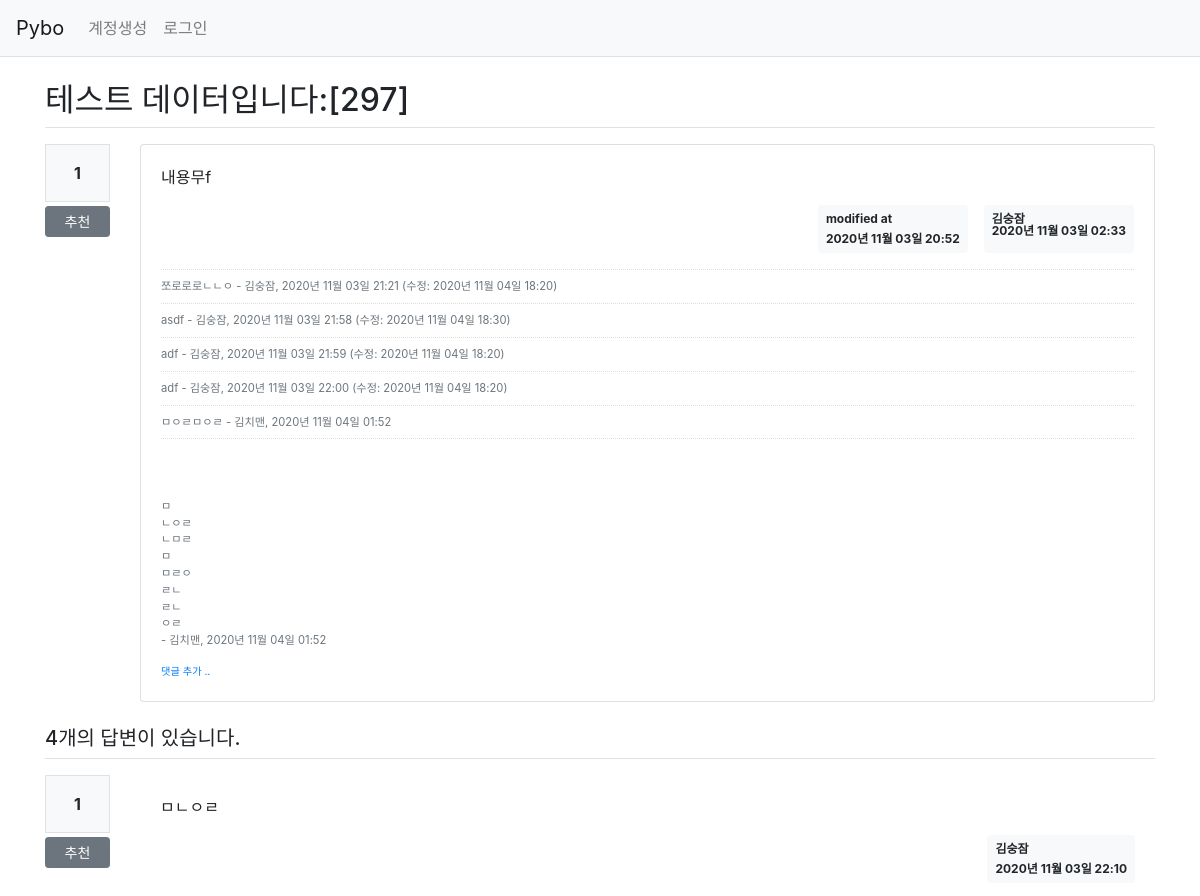
Before: /question/detail/303/ (upper part) with the older database file.
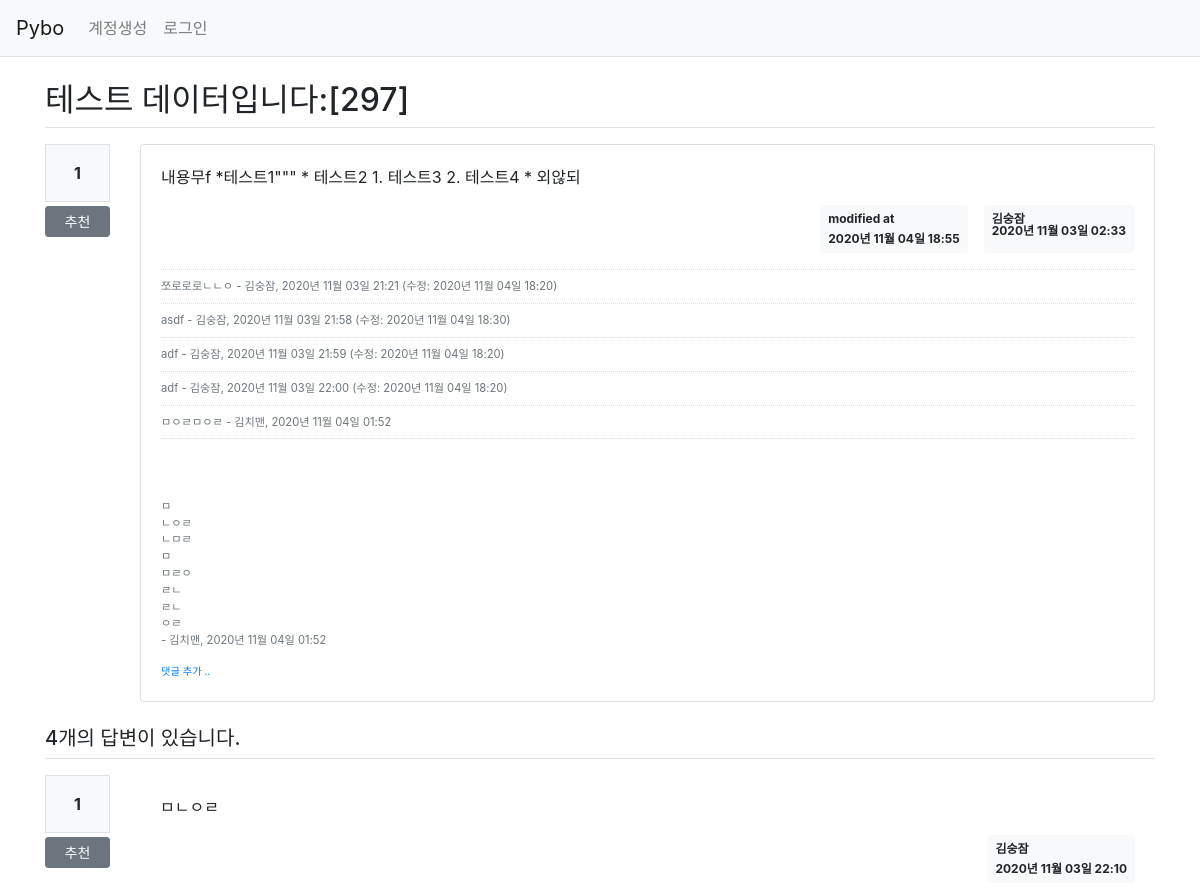
After: the same page with the newer database file.
### pybo/models.py (models this page shows)
class Question(db.Model):
    id = db.Column(db.Integer, primary_key=True)
    subject = db.Column(db.String(200), nullable=False)
    content = db.Column(db.Text(), nullable=False)
    create_date = db.Column(db.DateTime(), nullable=False)
    modify_date = db.Column(db.DateTime(), nullable=True)
    user_id = db.Column(
        db.Integer,
        db.ForeignKey("user.id", ondelete="CASCADE"),
        nullable=False,
    )
    user = db.relationship(
        "User", backref=db.backref("question_set")
    )  # question을 이용해 user를 참조하기 위함
    voter = db.relationship(
        "User", secondary=question_voter, backref=db.backref("question_voter_set")
    )

### pybo/views/question_views.py (the view)
@bp.route("/detail/<int:question_id>/")
def detail(question_id):
    form = AnswerForm()
    question = Question.query.get_or_404(question_id)
    return render_template(
        "question/question_detail.html", question=question, form=form
    )

### pybo/filter.py (called while the page is built)
def format_datetime(value, fmt='%Y년 %m월 %d일 %H:%M'): # fmt가 따로 전달되지 않을 경우 저 값을 디폴트로 쓰겠다는 의미
    return value.strftime(fmt)

### pybo/views/auth_views.py (called while the page is built)
@bp.before_app_request
def load_logged_in_user():
    user_id = session.get("user_id")
    if user_id is None:
        g.user = None
    else:
        g.user = User.query.get(user_id)

### pybo/templates/question/question_detail.html (shortened to what this page needs)
{% extends 'base.html' %}
{% block content %}
<div class="container my-3">
    <h2 class="border-bottom py-2">{{ question.subject }}</h2>
    <div class="row my-3">
        <div class="col-1">
            <div class="bg-light text-center p-3 border font-weight-bolder mb-1">{{ question.voter|length }}</div>
            <a href="#" data-uri="{{ url_for('vote.question', question_id=question.id)}}"
                class="recommend btn btn-sm btn-secondary btn-block my-1">추천</a>
        </div>
        <div class="col-11">
            <div class="card">
                <div class="card-body">
                    <div class="card-text">{{ question.content|markdown }}</div>
                    <div class="d-flex justify-content-end">
                        {% if question.modify_date %}
                        <div class="badge badge-light p-2 text-left mx-3">
                            <div class="mb-2">modified at </div>
                            <div>{{ question.modify_date|datetime }}</div>
                        </div>
                        {% endif %}
                        <div class="badge badge-light p-2 text-left">
                            <div>{{ question.user.username }}</div>
                            <div>{{ question.create_date|datetime }}</div>
                        </div>
                    </div>
                    {% if question.comment_set|length > 0 %}
                    <div class="mt-3">
                        {% for comment in question.comment_set %}
                        <div class="comment py-2 text-muted">
                            <span style="white-space: pre-line;">{{ comment.content }}</span>
                            <span>
                                - {{ comment.user.username }}, {{ comment.create_date|datetime }}
                                {% if comment.modify_date %}
                                (수정: {{ comment.modify_date|datetime }})
                                {% endif %}
                            </span>
                        </div>
                        {% endfor %}
                    </div>
                    {% endif %}
                    <div>
                        <a href=" {{ url_for('comment.create_question', question_id=question.id )}}"
                            class="small"><small>댓글 추가
                                ..</small></a>
                    </div>
                </div>
            </div>
        </div>
    </div>
    <h5 class="border-bottom my-3 py-2">{{ question.answer_set|length }}개의 답변이 있습니다.</h5>
    {% for answer in question.answer_set %}
    <div class="row my-3">
        <div class="col-1">
            <div class="bg-light text-center p-3 border font-weight-bolder mb-1">{{ answer.voter|length }}</div>
            <a href="#" data-uri="{{ url_for('vote.answer', answer_id=answer.id) }}"
                class="recommend btn btn-sm btn-secondary btn-block my-1">추천</a>
        </div>
        <div class="col-11">
            <div class="card-body">
                <div class="card-text">{{ answer.content |markdown}}</div>
                <div class="d-flex justify-content-end">
                    <div class="badge badge-light p-2 text-left">
                        <div class="mb-2">{{ answer.user.username }}</div>
                        <div>{{ answer.create_date|datetime}}</div>
                    </div>
                </div>
            </div>
        </div>
    </div>
    {% endfor %}
</div>
{% endblock %}

Changed rows visible on the page:
changed Question "테스트 데이터입니다:[297]": content "내용무f" → "내용무f *테스트1\"\"\" * 테스트2 1. 테스트3 2. 테스트4 * 외않되"; modify_date "2020년 11월 03일 20:52" → "2020년 11월 04일 18:55"
